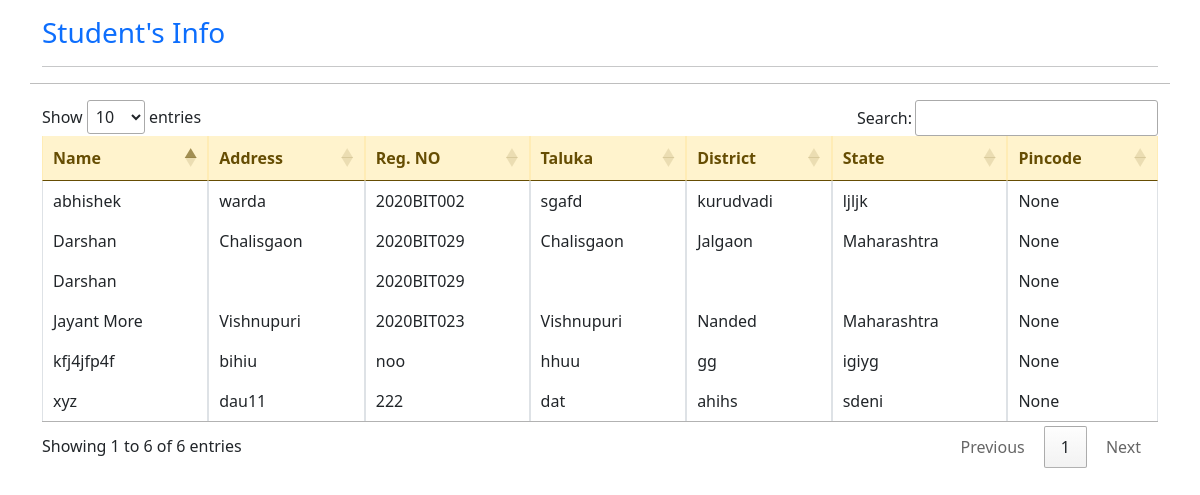
Before: /view_data/ with the older database file.
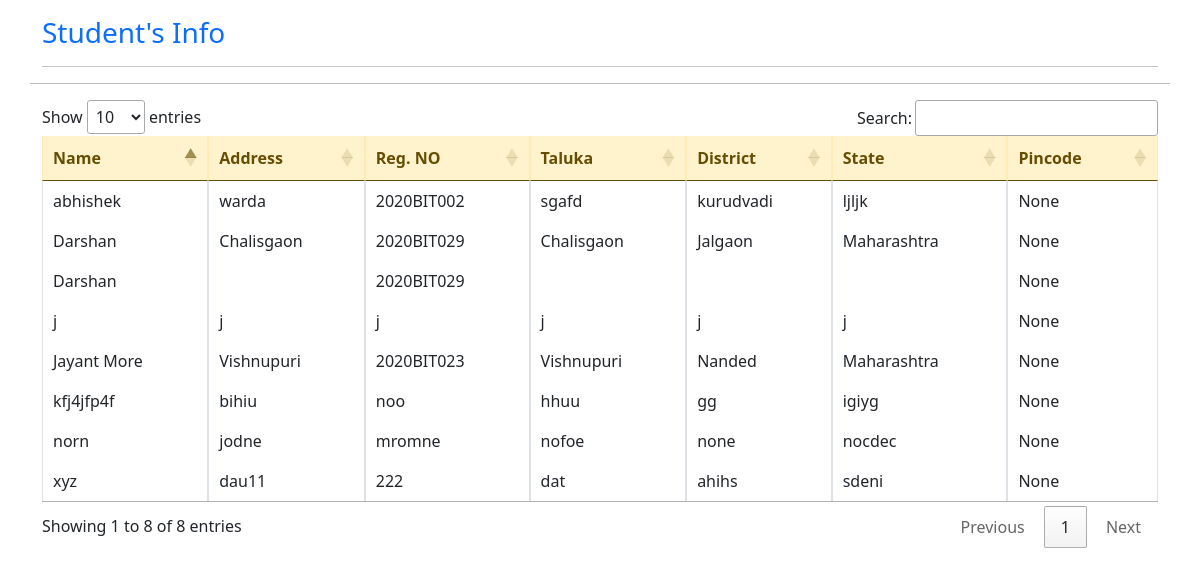
After: the same page with the newer database file.
### home/models.py (models this page shows, shortened)
class Student(models.Model):
  user = models.ForeignKey(User, on_delete=models.CASCADE, null=True,blank=True)
  sname=models.CharField(max_length=20,blank=True,null=True,default="KunXXXX")
  reg_no=models.CharField(max_length=20,blank=True,null=True,default="20XXX00X")
  address=models.CharField(max_length=20,blank=True,null=True,default="Nanded")
  taluka=models.CharField(max_length=20,blank=True,null=True,default="Nanded")
  district=models.CharField(max_length=20,blank=True,null=True)
  state=models.CharField(max_length=20,blank=True,null=True)
  photo = models.ImageField(upload_to='uploads')
  pincode=models.IntegerField(blank=True,null=True)

### home/views.py (the view)
# urls.py: path('view_data/', views.view_data ,name= 'view_data'),
def view_data(request):
  student_data = Student.objects.all()
  student_marks = Marks.objects.all()
  student_feedback = Feedback.objects.all()
  return render(request , 'view.html' , {'student' : student_data , 'marks' : student_marks , 'feedback' : student_feedback})

### template/view.html (shortened to what this page needs)
{% extends 'base.html' %}
{% block body %}
  <hr style="border-top:1px solid #000; clear:both;"/>
  <table id = "table" class = "table table-bordered">
    <thead class="alert-warning">
        <tr>
            <th>Name</th>
            <th>Address</th>
            <th>Reg. NO</th>
            <th>Taluka</th>
            <th>District</th>
            <th>State</th>
            <th>Pincode</th>
        </tr>
    </thead>
    <tbody>
      {% for s in student %}
        <tr>
          <td>   {{ s.sname }} </td>
          <td>   {{ s.address }} </td>
          <td>   {{ s.reg_no }} </td>
          <td>   {{ s.taluka }} </td>
          <td>   {{ s.district }} </td>
          <td>   {{ s.state }} </td>
          <td>   {{ s.pincode }} </td>
        </tr>
       {% endfor %}
    </tbody>
</table>
{% endblock %}

### template/base.html (shortened to what this page needs)
<!DOCTYPE html>
<html lang="en">
<head>
  <link href="https://cdn.jsdelivr.net/npm/bootstrap@5.0.2/dist/css/bootstrap.min.css" rel="stylesheet">
  <link rel="stylesheet" href="https://cdn.datatables.net/1.13.1/css/jquery.dataTables.min.css">
</head>
<body>
  <div class="container">
    <div class="row">
      <div class="til">
        <p><h3 class="text-primary">Student's Info</h3></p>
        <hr style="border-top: 1px solid dotted #ccc;">
      </div>
      {% block body %}
      {% endblock %}
    </div>
  </div>
</body>
</html>

Changed rows visible on the page:
added Student: sname "norn", address "jodne", reg_no "mromne", taluka "nofoe", district "none", state "nocdec", pincode "None"
added Student: sname "j", address "j", reg_no "j", taluka "j", district "j", state "j", pincode "None"
Other visible differences:
text written by a page script: "Show entries Search: Showing 1 to 6 of 6 entries Previous 1 Next" → "Show entries Search: Showing 1 to 8 of 8 entries Previous 1 Next"
